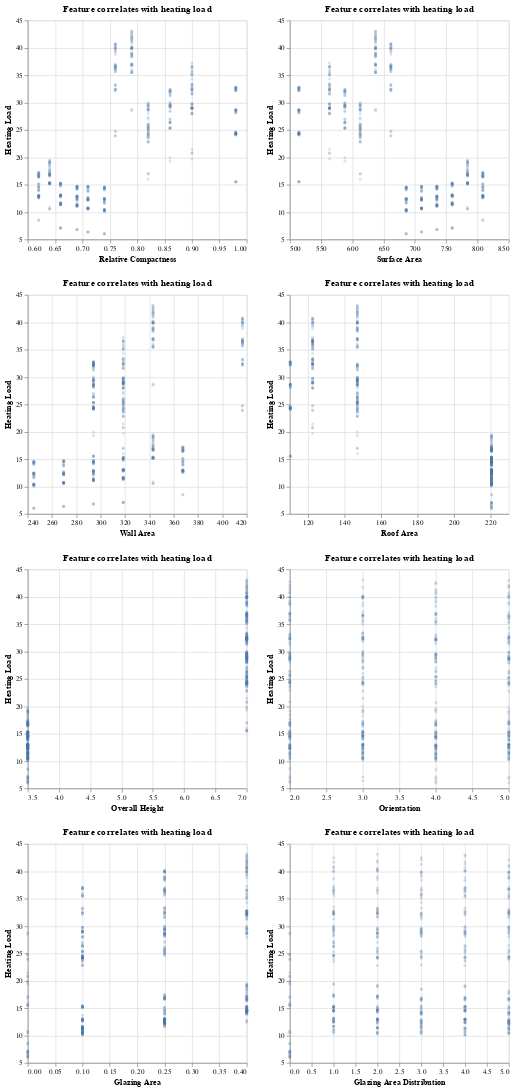

Notebook cell for this chart:
### Code cell
# pairwsie scatter plots

scatter1 = alt.Chart(train_df,
                    title = 'Feature correlates with heating load').mark_point(opacity = 0.2,
                                       size = 5).encode(
    alt.X (alt.repeat(),
           type = 'quantitative',
           scale = alt.Scale(zero = False)),
    alt.Y('Heating Load',
          scale = alt.Scale(zero = False))
    ).properties(
    width = 300,
    height = 300
    ).repeat(
    repeat = feats,
        columns = 2
    )
scatter1

### Figure 1 — Vega-Lite specification as saved in the notebook (floating-point values rounded to 4 significant figures; data arrays with more than 128 entries replaced by an {"elided": "..."} marker saying what was removed)
{"$schema": "https://vega.github.io/schema/vega-lite/v4.17.0.json", "columns": 2, "config": {"view": {"continuousHeight": 300, "continuousWidth": 400}}, "datasets": {"data-6f853e7087029a474ca9fa67d7e519bb": {"elided": "537 records"}}, "repeat": ["Relative Compactness", "Surface Area", "Wall Area", "Roof Area", "Overall Height", "Orientation", "Glazing Area", "Glazing Area Distribution"], "spec": {"data": {"name": "data-6f853e7087029a474ca9fa67d7e519bb"}, "encoding": {"x": {"field": {"repeat": "repeat"}, "scale": {"zero": false}, "type": "quantitative"}, "y": {"field": "Heating Load", "scale": {"zero": false}, "type": "quantitative"}}, "height": 300, "mark": {"opacity": 0.2, "size": 5, "type": "point"}, "title": "Feature correlates with heating load", "width": 300}}
